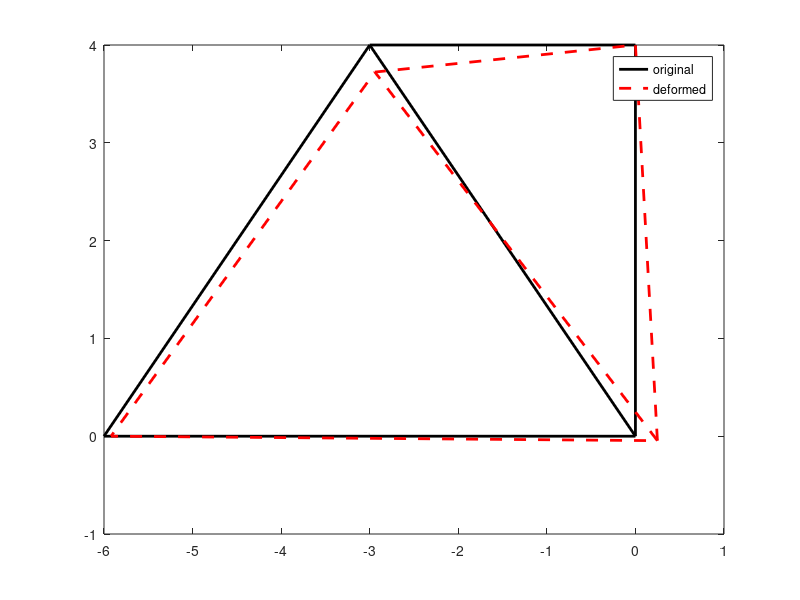

Write the MATLAB code that produced this figure.
close all;
clear all;
clc;

%% Setting up variables
DOF = 2*4;
E= 210 * 10^9;
A= 19.5 * 10^(-4);

nodes(1,:)=[0 0];
nodes(2,:)=[0 4];
nodes(3,:)=[-3 4];
nodes(4,:)=[-6 0];
nodes(5,:)=[0 0];
nodes(6,:)=[-3 4];
nodes_x=nodes(:,1);
nodes_y=nodes(:,2);

L=sqrt((diff(nodes_x)).^2+(diff(nodes_y)).^2);
beta=atan2d(diff(nodes_y),diff(nodes_x));
beta(3)=beta(3)+360;
beta(4)=beta(4)+180;


plot(nodes(:,1),nodes(:,2),'k-','LineWidth',2)
hold on
%% Element stiffness matrix

for n = 1: length(L)
    k(n)= E*A/L(n);
    c(n)=cosd(beta(n));
    s(n)=sind(beta(n));
    K{n}=k(n)*[c(n)^2       c(n)*s(n)      -c(n)^2     -c(n)*s(n);
               c(n)*s(n)    s(n)^2        -c(n)*s(n)  -s(n)^2;
               -c(n)^2      -c(n)*s(n)      c(n)^2     c(n)*s(n);
               -c(n)*s(n)    -s(n)^2        c(n)*s(n)  s(n)^2  ];  
    eval(sprintf('Trace_local_K%d = trace(K{n})', n))
end

%% Expanding local matrix stiffness to size and find K global

N=DOF;

order= [1 2 3 4;
        3 4 5 6;
        5 6 7 8;
        1 2 7 8;
        1 2 5 6];
B=zeros(N,N);
K_global=B;
for n=1:5
     K_expanded{n}=B;
    for i= 1:4
        for j=1:4
            
             K_expanded{n}(order(n,i),order(n,j))=K{n}(i,j);
        end
    end
    K_expanded{n};
    
    K_global=K_global+K_expanded{n};
end 
trace_global_K=trace(K_global)
%% reducing K global

remove =[3 4 8];
K_global_reduced=K_global;
K_global_reduced(remove,:)=[];
K_global_reduced(:,remove)=[];

%% Force vector

F_known=[40 0 0 -100 0]*10^3;
F_known=transpose(F_known);

%% Solve for unknown displacement

d_unknown=inv(K_global_reduced)*F_known;

%% Solve for unknown force
K_for_F_unknown= K_global(remove,:);
d=[d_unknown(1) d_unknown(2) 0 0 d_unknown(3) d_unknown(4) d_unknown(5) 0];
d=transpose(d);
F_unknown= K_for_F_unknown*d;
F=[40000 0 F_unknown(1) F_unknown(2) 0 -100000 0 F_unknown(3)];
Reaction_force_x=F(1:2:end)'
Reaction_force_y=F(2:2:end)'


%% Graphing solution
d_x=d(1:2:end);
d_y=d(2:2:end);
nodes_x_new=nodes_x(1:4)+d_x*200;
nodes_y_new=nodes_y(1:4)+d_y*200;


nodes_x_to_graph=[transpose(nodes_x_new) transpose(nodes_x_new([1 3]))];
nodes_y_to_graph=[transpose(nodes_y_new) transpose(nodes_y_new([1 3]))];

plot(nodes_x_to_graph,nodes_y_to_graph,'r--','LineWidth',2)

legend("original","deformed")


displacement_x=d(1:2:end)
displacement_y=d(2:2:end)


